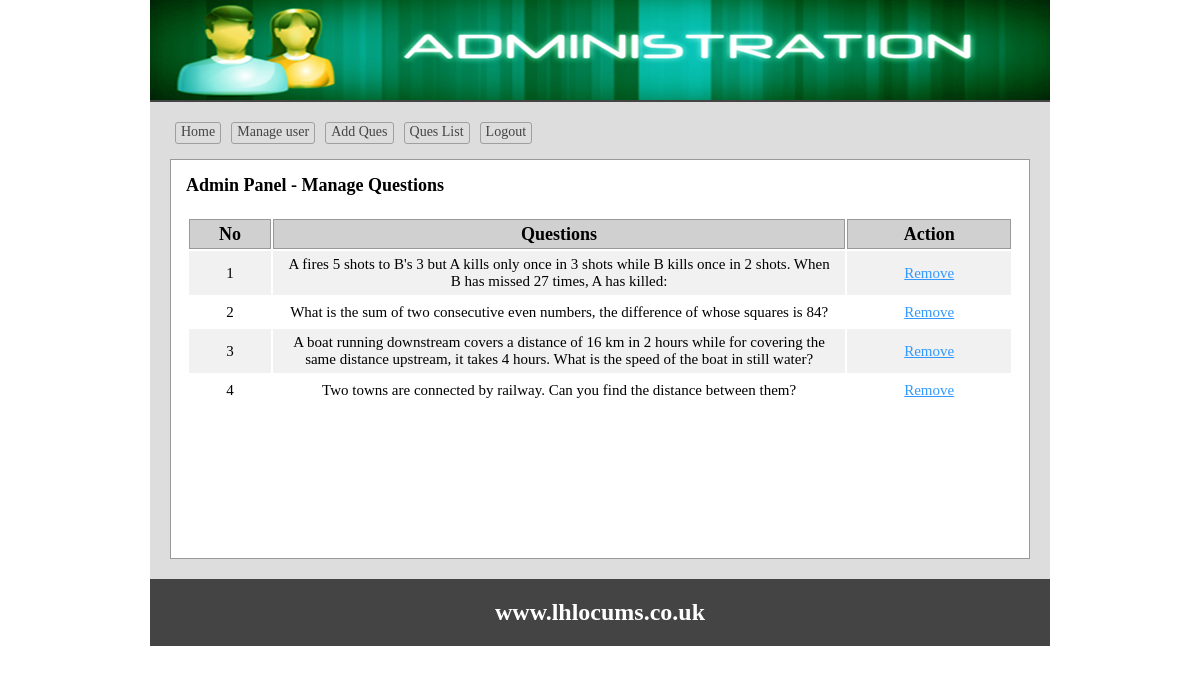
Before: /admin/queslist.php (signed in) with the older database file.
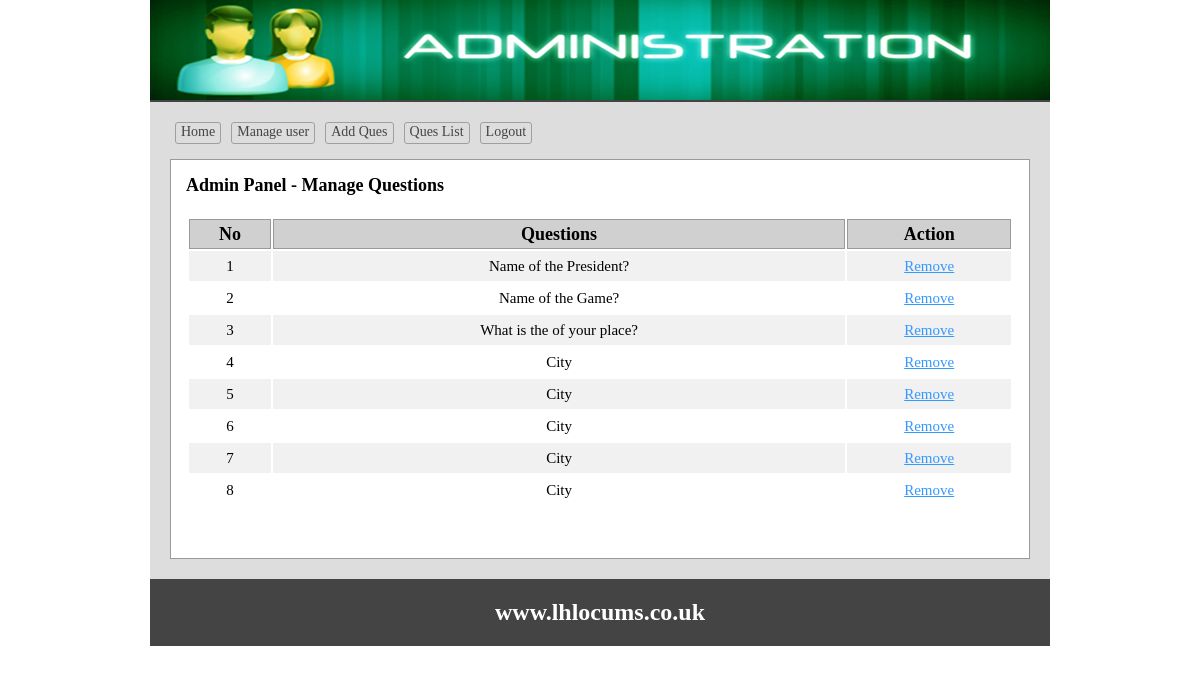
After: the same page with the newer database file.
### tables this page shows
CREATE TABLE `dbl_ques` (
  `id` int(11) NOT NULL,
  `questionNo` int(11) NOT NULL,
  `ques` text NOT NULL
);

### lib/Database.php (called while the page is built, shortened)
<?php
Class Database{
	public $host   = DB_HOST;
	public $user   = DB_USER;
	public $pass   = DB_PASS;
	public $dbname = DB_NAME;
	public $link;
	private function connectDB(){
	$this->link = new mysqli($this->host, $this->user, $this->pass, $this->dbname);
 }
	public function select($query){
		$result = $this->link->query($query) or die($this->link->error.__LINE__);
		if($result->num_rows > 0){
			return $result;
		} else {
			return false;
		}
	}
}

### classes/Exam.php (called while the page is built, shortened)
<?php
  $filepath = realpath(dirname(__FILE__));
  include_once ($filepath.'/../lib/Database.php');
class Exam{
  private $db;
  public function __construct(){
    $this->db = new Database();
  }
public function getQueByOrder(){
  $query = "SELECT * FROM dbl_ques ORDER BY questionNo ASC";
  $result = $this->db->select($query);
  return $result;
}
}
?>

### admin/queslist.php (the view, shortened to what this page needs)
<?php
    $filepath = realpath(dirname(__FILE__));
	 include_once ($filepath.'/inc/header.php');
   include_once ($filepath.'/../classes/Exam.php');
   $exm = new Exam();
?>
<div class="main">
  <h4>Admin Panel - Manage Questions</h4>
  <div class="quelist">
    <table class="tblone">
      <tr>
        <th width="10%">No</th>
        <th width="70%">Questions</th>
        <th width="20%">Action</th>
      </tr>
<?php
   $getData = $exm->getQueByOrder();
      if ($getData) {
        $i = 0;
        while($result = $getData->fetch_assoc()){
          $i++;
?>
      <tr>
        <td align=center><?php echo $i;?></td>
        <td align=center><?php echo $result['ques'];?></td>
        <td align=center>
        <a onclick = "return confirm('Are you Sure to delete!!')" href="?delque=<?php echo $result['questionNo'];?>"> Remove </a>
        </td>
      </tr>
      <?php }}?>
   </table>
 </div>
</div>
<?php include 'inc/footer.php'; ?>

### admin/inc/header.php (shortened to what this page needs)
<?php
  include_once ("../lib/Database.php");
?>
<!doctype html>
<html>
<head>
	<link rel="stylesheet" href="css/admin.css">
</head>
<body>
<div class="phpcoding">
	<section class="headeroption"></section>
		<section class="maincontent">
		<div class="menu">
		<ul>
			<li><a href="index.php">Home</a></li>
			<li><a href="users.php">Manage user</a></li>
			<li><a href="quesadd.php">Add Ques</a></li>
			<li><a href="queslist.php">Ques List</a></li>
			<li><a href="?action=logout">Logout</a></li>
		</ul>
	 </div>

### admin/inc/footer.php
 </section>
<section class="footeroption">
		<h2><?php echo "www.lhlocums.co.uk"; ?></h2>
	</section>
</div>
</body>
</html>

### admin/css/admin.css (style rules this page uses)
* { margin:0;padding:0;outline:none }
body { font-family:verdana }
.phpcoding { width:900px; margin: 0 auto;background:#ddd }
.headeroption { background: #444 url("../img/adminbanner.png") no-repeat scroll 0 0; border-bottom: 2px solid #444444; height: 100px; }
.footeroption { background:#444;color:#fff;text-align:center;padding:20px; }
.headeroption h2, .footeroption h2 { margin:0;font-size:24px }
.maincontent { font-size: 18px; min-height: 430px; padding: 20px; }
.tblone { width:100%;border:1px solid #fff;margin:20px 0 }
.tblone td { font-size: 15px; padding: 5px 10px; }
table.tblone th { background-color: #d0d0d0; border: 1px solid #999; }
table.tblone tr:nth-child(2n+1) { background:#fff;height:30px; }
table.tblone tr:nth-child(2n) { background:#f1f1f1;height:30px; }
.tblone td a { color:#3399FF; }
.main { background: #fff none repeat scroll 0 0; border: 1px solid #999; margin-top: 10px; min-height: 368px; padding: 15px; width: 828px; }
.menu { overflow:hidden; }
.menu ul { margin:0;padding:0;list-style:none }
.menu ul li { display:block;float:left; }
.menu ul li a { border: 1px solid #9f9f9f; border-radius: 3px; color: #444; display: block; font-size: 14px; margin: 0 5px 5px; padding: 1px 5px 3px; text-decoration: none; }

Changed rows visible on the page:
removed dbl_ques: ques "A fires 5 shots to B's 3 but A kills only once in 3 shots while B kills once in 2 shots. When B has missed 27 times, A has killed:"
removed dbl_ques: ques "What is the sum of two consecutive even numbers, the difference of whose squares is 84?"
removed dbl_ques: ques "A boat running downstream covers a distance of 16 km in 2 hours while for covering the same distance upstream, it takes 4 hours. What is the speed of the boat in still water?"
removed dbl_ques: ques "Two towns are connected by railway. Can you find the distance between them?"
added dbl_ques: ques "Name of the President?"
added dbl_ques: ques "Name of the Game?"
added dbl_ques: ques "What is the of your place?"
added dbl_ques: ques "City"
added dbl_ques: ques "City"
added dbl_ques: ques "City"
added dbl_ques: ques "City"
added dbl_ques: ques "City"
